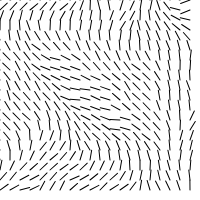
Frame 1 (no input)
Frame 60 (no input): identical to frame 1, image omitted
Frame 120 (the mouse pressed at the canvas centre since frame 60): identical to frame 1, image omitted

The p5.js sketch that drew this single still picture (run headless with seeded random() and noise() and a simulated clock; from frame 60 on, the mouse is pressed at the canvas centre):

// p5.js sketch
// ── sketch.js
window.increment = 0.1;
const width = 200;
const height = 200;
const scaleVal = 10; // number of pixels for each vector
let cols, rows;

function setup() {
    createCanvas(width, height);
    pixelDensity(1); // Workaround for high density displays like Retina
    cols = floor(width / scaleVal);
    rows = floor(height / scaleVal); 
}
  
function draw() {
    background(255);
    randomSeed(); // check documentation
    noiseDetail(10);
    let yOffset = 0;
    for (let x = 0; x < cols; x++) {
        let xOffset = 0;
        for (let y = 0; y < rows; y++) {
            const r = noise(xOffset, yOffset) * TWO_PI;
            const vect = p5.Vector.fromAngle(r);
            stroke(0);
            push();
            translate(x * scaleVal, y * scaleVal);
            rotate(vect.heading());
            rotate(PI / 2);
            line(0, 0, scaleVal, 0);
            pop();
            // fill(random(255));
            fill(r);
            // rect(x * scaleVal, y * scaleVal, scaleVal, scaleVal);
            xOffset += increment;
        }
        yOffset += increment;
    }
    // noLoop();
}
